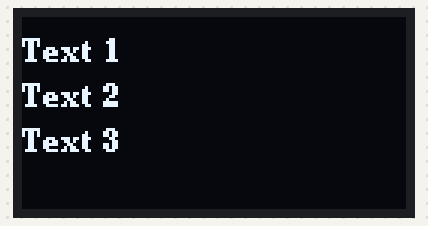
Bench run of a sketch on a simulated Arduino Uno, built with avr-gcc and run on an emulated ATmega328P. Shown: 128×64 one-colour display.

Above: at 0.1 s.

The sketch:

3texts.ino
```cpp
#include <U8g2lib.h>
#include <Wire.h>

U8G2_SH1106_128X64_NONAME_F_HW_I2C u8g2(U8G2_R0);

void setup() {
  u8g2.begin();
}

void loop() {
  u8g2.firstPage();
  do {
    u8g2.setFont(u8g2_font_ncenB08_tf);
    u8g2.drawStr(0, 15, "Text 1"); // <- up
    u8g2.drawStr(0, 30, "Text 2"); // <- middle
    u8g2.drawStr(0, 45, "Text 3"); // <- down
  } while (u8g2.nextPage());

  delay(1000);
}
```
